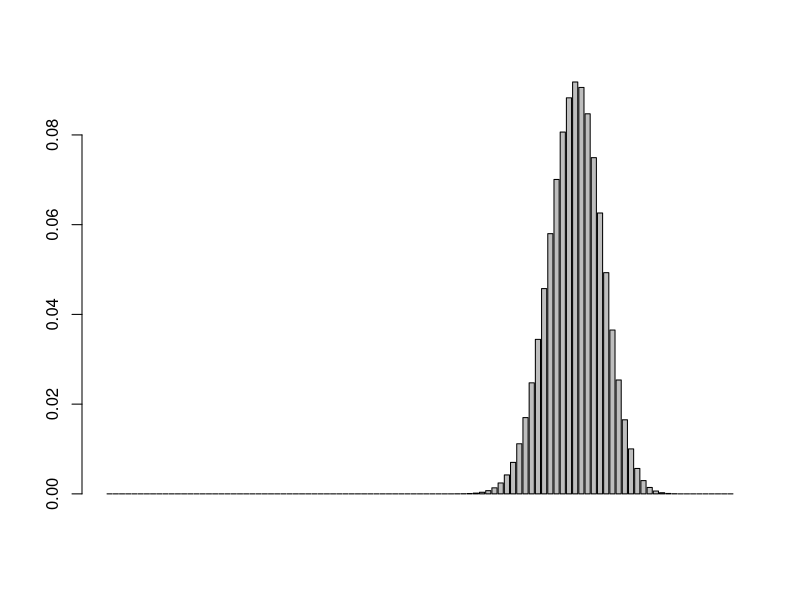

This figure's R source:
## ---- chunk 1
knitr::opts_chunk$set(echo = TRUE)
## ---- chunk 2
pnorm(1400, mean = 1230, sd = 120, lower.tail = FALSE)

## ---- chunk 3
1 - pnorm(1400, mean = 1230, sd = 120)
## ---- chunk 4
pnorm(1000, mean = 1230, sd = 120)
## ---- chunk 5
barplot(dbinom(0:100, size=100, prob=0.75))
## ---- chunk 6
prob.1 <- pbinom(69, size = 100, prob = 0.75)
prob.2 <- pbinom(80, size = 100, prob = 0.75)
prob.2 - prob.1
## ---- chunk 7
m <- 100*0.75
s.t.d. <- sqrt(m * 0.25)
n.prob.1 <- pnorm(69, m, s.t.d.)
n.prob.2 <- pnorm(80, m, s.t.d.)
n.prob.2 - n.prob.1
## ---- chunk 8
prob.3 <- pbinom(53, size = 100, prob = 0.75)
prob.3
